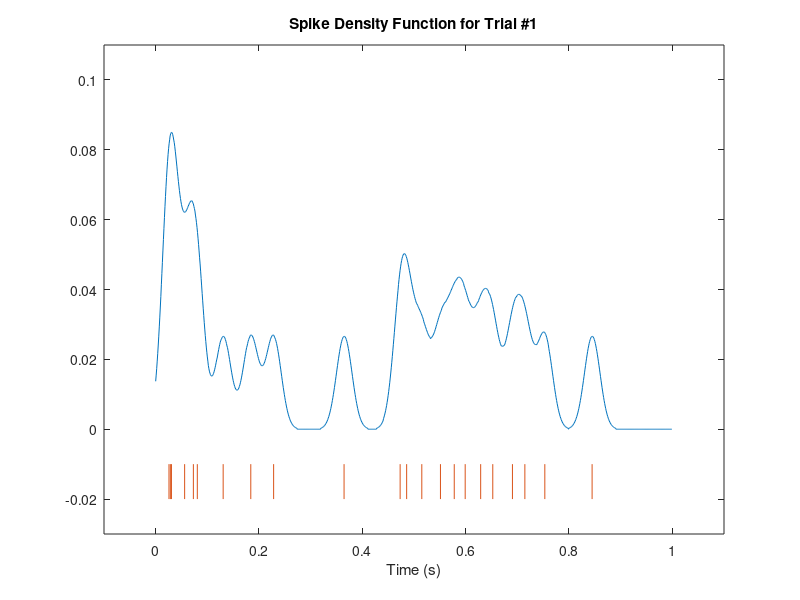

The MATLAB script that drew this image:
% Spike Density Function
% Source: Wallisch, Lusignan, Benayoun, Baker, Dickey, Hatsopoulos
% MATLAB for Neuroscientists, 2nd Edition
load('data/Chap20_Data.mat')

trialNum = 1;
binned = hist(trial(trialNum).spikeTimes, [0:.001:1]);
sigma = 0.015;
edges = [-3*sigma:.001:3*sigma];
kernel = normpdf(edges, 0, sigma) * 0.001;
s = conv(binned, kernel);
center = ceil(length(edges)/2);
s = s(center:1000 + center - 1);

figure
t=trial(trialNum).spikeTimes;
edges2=[0:.001:1];
plot(edges2(1:length(s)),s)
hold on
a=-.01;
b=-0.02;
for i=1:length(t)
    line([t(i) t(i)],[a b])
end
y=ylim;
axis([-0.1 1.1 -0.03 y(2)+0.01])
title(['Spike Density Function for Trial #' num2str(trialNum)])
xlabel('Time (s)')
saveas(gcf, 'figs/A5_spike_density_func.png')
